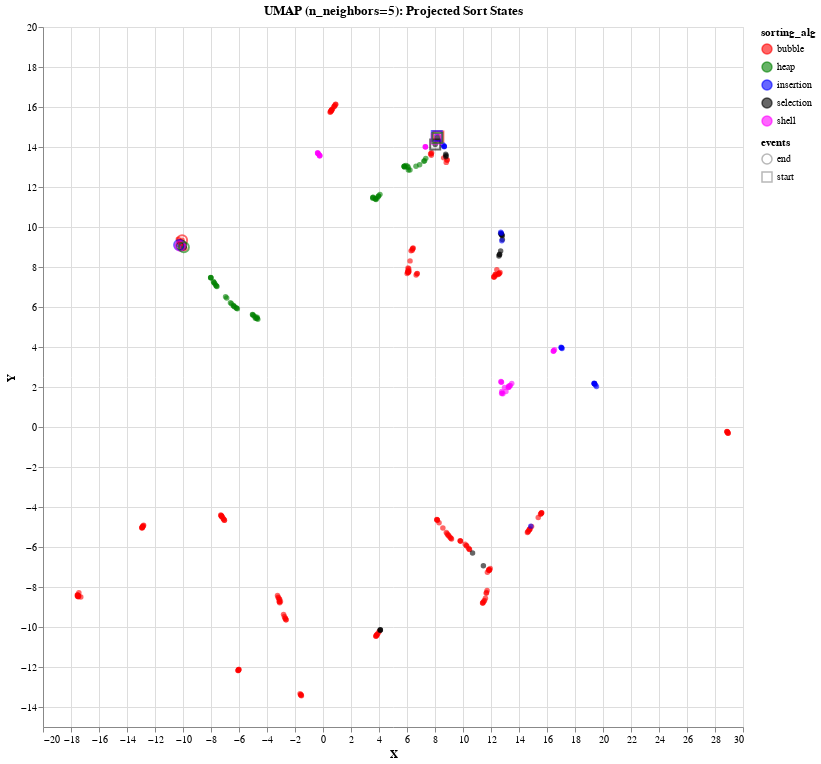

The code cell stored with this chart in its notebook:
### Code cell
coords = UMAP(n_neighbors=5).fit_transform(proj_data)
gen_plot(coords, dim_red_type='UMAP (n_neighbors=5)')

### Figure 1 — Vega-Lite specification as saved in the notebook (floating-point values rounded to 4 significant figures; data arrays with more than 128 entries replaced by an {"elided": "..."} marker saying what was removed)
{"config": {"view": {"continuousWidth": 400, "continuousHeight": 300}}, "layer": [{"mark": {"type": "point", "filled": true, "opacity": 0.6}, "encoding": {"color": {"field": "sorting_alg", "scale": {"range": ["red", "green", "blue", "black", "magenta", "orange"]}, "type": "nominal"}, "x": {"field": "X", "type": "quantitative"}, "y": {"field": "Y", "type": "quantitative"}}, "selection": {"selector004": {"type": "interval", "bind": "scales", "encodings": ["x", "y"]}}}, {"mark": {"type": "point", "opacity": 0.6, "size": 100}, "encoding": {"color": {"field": "sorting_alg", "scale": {"range": ["red", "green", "blue", "black", "magenta", "orange"]}, "type": "nominal"}, "shape": {"field": "events", "type": "nominal"}, "x": {"field": "X", "type": "quantitative"}, "y": {"field": "Y", "type": "quantitative"}}, "transform": [{"filter": "((datum.events === 'start') || (datum.events === 'end'))"}]}], "data": {"name": "data-01f773968bf8df59a0c683c42d522ecc"}, "height": 700, "title": "UMAP (n_neighbors=5): Projected Sort States", "width": 700, "$schema": "https://vega.github.io/schema/vega-lite/v4.17.0.json", "datasets": {"data-01f773968bf8df59a0c683c42d522ecc": {"elided": "325 records"}}}
